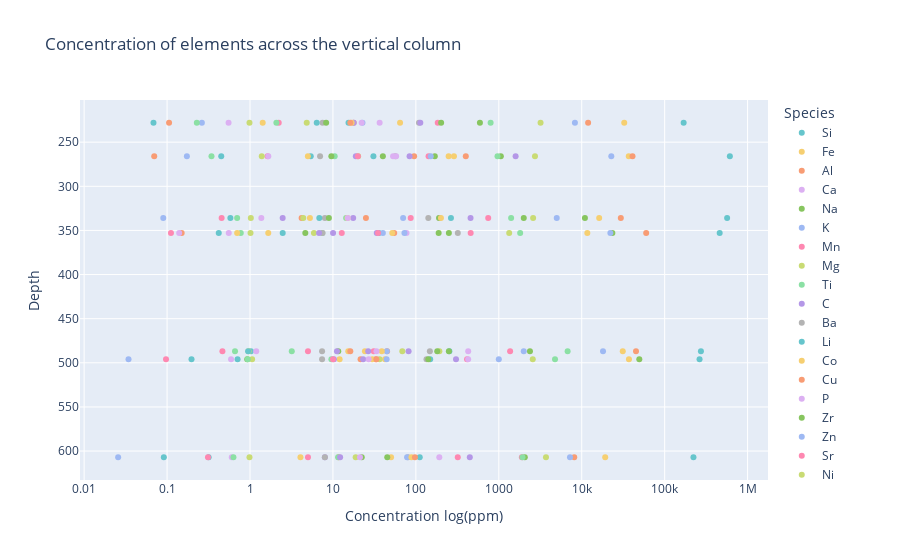

Write notebook code for a chart like this one.
### Markdown cell above
### Get complete depths

### Code cell
# ---------------------------------------------------------------------------- #
# Taxonomy abundances

taxonomy_abundances = pd.read_csv(
    os.path.join(
        "../data/micom/rio_tinto/amils_2023/",
        "taxonomy.csv"
    ),
    sep=","
)

# Drop species without abundance data
taxonomy_abundances = taxonomy_abundances.dropna(subset="id", axis=0)

# Create depth column
taxonomy_abundances["Depth"] = taxonomy_abundances["sample_id"]\
    .str.split("-").str[1]\
    .astype(int)


# ---------------------------------------------------------------------------- #
# Get medium for the depths specified in the abundance data

medium_df = medium_df[
    medium_df["Depth"].isin(taxonomy_abundances["Depth"].unique())
]

# Get most complete medium according to its species
depth_counts = medium_df\
    .groupby("Depth")\
    .count()\
    ["Species"]\
    .sort_values(ascending=False)

complete_depths = depth_counts[
    depth_counts == medium_df["Species"].nunique()
].index

# Get missing species at depth 468
medium_df_wide = pd.pivot(
    data=medium_df,
    index="Depth",
    columns="Species",
    values="Concentration (ppm)"
)

missing_species = medium_df_wide\
    .loc[depth_counts[depth_counts > 35].index]\
    .isnull()\
    .sum(axis=0)\
    .sort_values(ascending=False)

# Filter by complete depths
taxonomy_abundances = taxonomy_abundances[
    taxonomy_abundances["Depth"].isin(complete_depths)
].reset_index(drop=True)

medium_df = medium_df[
    medium_df["Depth"].isin(complete_depths)
].reset_index(drop=True)


medium_df.to_csv(
    "../data/medium.csv",
    index=False,
    header=True,
    sep=";"
)

fig = px.scatter(
    data_frame=medium_df,
    x="Concentration (ppm)",
    log_x=True,
    y="Depth",
    color="Species",
    color_discrete_sequence=px.colors.qualitative.Pastel,
    category_orders={"Species": elements_sorted},
    title="Concentration of elements across the vertical column"
)
fig.update_layout(xaxis_title="Concentration log(ppm)")
fig['layout']['yaxis']['autorange'] = "reversed"
fig.show("png")

### Figure 1 — Plotly figure (JSON) as saved in the notebook; plotly's stock layout.template omitted (floating-point values rounded to 4 significant figures)
{"data": [{"hovertemplate": "Species=Si<br>Concentration (ppm)=%{x}<br>Depth=%{y}<extra></extra>", "legendgroup": "Si", "marker": {"color": "rgb(102, 197, 204)", "symbol": "circle"}, "mode": "markers", "name": "Si", "orientation": "v", "showlegend": true, "type": "scatter", "x": [169400.0, 611000.0, 566300.0, 460600.0, 273600.0, 263400.0, 222500.0], "xaxis": "x", "y": [228, 266, 336, 353, 487, 496, 607], "yaxis": "y"}, {"hovertemplate": "Species=Fe<br>Concentration (ppm)=%{x}<br>Depth=%{y}<extra></extra>", "legendgroup": "Fe", "marker": {"color": "rgb(246, 207, 113)", "symbol": "circle"}, "mode": "markers", "name": "Fe", "orientation": "v", "showlegend": true, "type": "scatter", "x": [32540.0, 36920.0, 16240.0, 11680.0, 31240.0, 37110.0, 19190.0], "xaxis": "x", "y": [228, 266, 336, 353, 487, 496, 607], "yaxis": "y"}, {"hovertemplate": "Species=Al<br>Concentration (ppm)=%{x}<br>Depth=%{y}<extra></extra>", "legendgroup": "Al", "marker": {"color": "rgb(248, 156, 116)", "symbol": "circle"}, "mode": "markers", "name": "Al", "orientation": "v", "showlegend": true, "type": "scatter", "x": [11940.0, 40950.0, 29610.0, 59860.0, 45120.0, 0, 8119.0], "xaxis": "x", "y": [228, 266, 336, 353, 487, 496, 607], "yaxis": "y"}, {"hovertemplate": "Species=Ca<br>Concentration (ppm)=%{x}<br>Depth=%{y}<extra></extra>", "legendgroup": "Ca", "marker": {"color": "rgb(220, 176, 242)", "symbol": "circle"}, "mode": "markers", "name": "Ca", "orientation": "v", "showlegend": true, "type": "scatter", "x": [0, 0, 0, 0, 0, 0, 0], "xaxis": "x", "y": [228, 266, 336, 353, 487, 496, 607], "yaxis": "y"}, {"hovertemplate": "Species=Na<br>Concentration (ppm)=%{x}<br>Depth=%{y}<extra></extra>", "legendgroup": "Na", "marker": {"color": "rgb(135, 197, 95)", "symbol": "circle"}, "mode": "markers", "name": "Na", "orientation": "v", "showlegend": true, "type": "scatter", "x": [592.0, 1058.0, 10930.0, 23410.0, 2376.0, 49450.0, 2059.0], "xaxis": "x", "y": [228, 266, 336, 353, 487, 496, 607], "yaxis": "y"}, {"hovertemplate": "Species=K<br>Concentration (ppm)=%{x}<br>Depth=%{y}<extra></extra>", "legendgroup": "K", "marker": {"color": "rgb(158, 185, 243)", "symbol": "circle"}, "mode": "markers", "name": "K", "orientation": "v", "showlegend": true, "type": "scatter", "x": [8276.0, 22730.0, 4996.0, 22150.0, 18060.0, 0, 7217.0], "xaxis": "x", "y": [228, 266, 336, 353, 487, 496, 607], "yaxis": "y"}, {"hovertemplate": "Species=Mn<br>Concentration (ppm)=%{x}<br>Depth=%{y}<extra></extra>", "legendgroup": "Mn", "marker": {"color": "rgb(254, 136, 177)", "symbol": "circle"}, "mode": "markers", "name": "Mn", "orientation": "v", "showlegend": true, "type": "scatter", "x": [183.6, 142.3, 745.4, 457.9, 1369.0, 414.1, 1897.0], "xaxis": "x", "y": [228, 266, 336, 353, 487, 496, 607], "yaxis": "y"}, {"hovertemplate": "Species=Mg<br>Concentration (ppm)=%{x}<br>Depth=%{y}<extra></extra>", "legendgroup": "Mg", "marker": {"color": "rgb(201, 219, 116)", "symbol": "circle"}, "mode": "markers", "name": "Mg", "orientation": "v", "showlegend": true, "type": "scatter", "x": [3189.0, 2730.0, 2593.0, 1335.0, 192, 2567, 3705.0], "xaxis": "x", "y": [228, 266, 336, 353, 487, 496, 607], "yaxis": "y"}, {"hovertemplate": "Species=Ti<br>Concentration (ppm)=%{x}<br>Depth=%{y}<extra></extra>", "legendgroup": "Ti", "marker": {"color": "rgb(139, 224, 164)", "symbol": "circle"}, "mode": "markers", "name": "Ti", "orientation": "v", "showlegend": true, "type": "scatter", "x": [796.8, 964.6, 1408.0, 1810.0, 6761.0, 4762.0, 1931.0], "xaxis": "x", "y": [228, 266, 336, 353, 487, 496, 607], "yaxis": "y"}, {"hovertemplate": "Species=C<br>Concentration (ppm)=%{x}<br>Depth=%{y}<extra></extra>", "legendgroup": "C", "marker": {"color": "rgb(180, 151, 231)", "symbol": "circle"}, "mode": "markers", "name": "C", "orientation": "v", "showlegend": true, "type": "scatter", "x": [0, 1595.0, 456.4, 10.04, 81.71, 304.8, 446.9], "xaxis": "x", "y": [228, 266, 336, 353, 487, 496, 607], "yaxis": "y"}, {"hovertemplate": "Species=Ba<br>Concentration (ppm)=%{x}<br>Depth=%{y}<extra></extra>", "legendgroup": "Ba", "marker": {"color": "rgb(179, 179, 179)", "symbol": "circle"}, "mode": "markers", "name": "Ba", "orientation": "v", "showlegend": true, "type": "scatter", "x": [109.1, 56.49, 141.3, 320.4, 147.5, 134.4, 80.46], "xaxis": "x", "y": [228, 266, 336, 353, 487, 496, 607], "yaxis": "y"}, {"hovertemplate": "Species=Li<br>Concentration (ppm)=%{x}<br>Depth=%{y}<extra></extra>", "legendgroup": "Li", "marker": {"color": "rgb(102, 197, 204)", "symbol": "circle"}, "mode": "markers", "name": "Li", "orientation": "v", "showlegend": true, "type": "scatter", "x": [15.41, 30.78, 264.9, 35.88, 253.6, 148.8, 111.4], "xaxis": "x", "y": [228, 266, 336, 353, 487, 496, 607], "yaxis": "y"}, {"hovertemplate": "Species=Co<br>Concentration (ppm)=%{x}<br>Depth=%{y}<extra></extra>", "legendgroup": "Co", "marker": {"color": "rgb(246, 207, 113)", "symbol": "circle"}, "mode": "markers", "name": "Co", "orientation": "v", "showlegend": true, "type": "scatter", "x": [64.48, 248.5, 5.28, 1.66, 24.33, 42.42, 50.23], "xaxis": "x", "y": [228, 266, 336, 353, 487, 496, 607], "yaxis": "y"}, {"hovertemplate": "Species=Cu<br>Concentration (ppm)=%{x}<br>Depth=%{y}<extra></extra>", "legendgroup": "Cu", "marker": {"color": "rgb(248, 156, 116)", "symbol": "circle"}, "mode": "markers", "name": "Cu", "orientation": "v", "showlegend": true, "type": "scatter", "x": [17.79, 95.26, 4.19, 54.78, 44.95, 21.55, 11.72], "xaxis": "x", "y": [228, 266, 336, 353, 487, 496, 607], "yaxis": "y"}, {"hovertemplate": "Species=P<br>Concentration (ppm)=%{x}<br>Depth=%{y}<extra></extra>", "legendgroup": "P", "marker": {"color": "rgb(220, 176, 242)", "symbol": "circle"}, "mode": "markers", "name": "P", "orientation": "v", "showlegend": true, "type": "scatter", "x": [36.58, 57.82, 191.7, 77.13, 427.5, 426.9, 191.7], "xaxis": "x", "y": [228, 266, 336, 353, 487, 496, 607], "yaxis": "y"}, {"hovertemplate": "Species=Zr<br>Concentration (ppm)=%{x}<br>Depth=%{y}<extra></extra>", "legendgroup": "Zr", "marker": {"color": "rgb(135, 197, 95)", "symbol": "circle"}, "mode": "markers", "name": "Zr", "orientation": "v", "showlegend": true, "type": "scatter", "x": [201.7, 169.1, 190.4, 188.2, 180.9, 141.3, 45.2], "xaxis": "x", "y": [228, 266, 336, 353, 487, 496, 607], "yaxis": "y"}, {"hovertemplate": "Species=Zn<br>Concentration (ppm)=%{x}<br>Depth=%{y}<extra></extra>", "legendgroup": "Zn", "marker": {"color": "rgb(158, 185, 243)", "symbol": "circle"}, "mode": "markers", "name": "Zn", "orientation": "v", "showlegend": true, "type": "scatter", "x": [22.7, 151.2, 70.21, 72.82, 44.65, 44.4, 78.38], "xaxis": "x", "y": [228, 266, 336, 353, 487, 496, 607], "yaxis": "y"}, {"hovertemplate": "Species=Sr<br>Concentration (ppm)=%{x}<br>Depth=%{y}<extra></extra>", "legendgroup": "Sr", "marker": {"color": "rgb(254, 136, 177)", "symbol": "circle"}, "mode": "markers", "name": "Sr", "orientation": "v", "showlegend": true, "type": "scatter", "x": [2.22, 1.63, 86.68, 12.78, 31.02, 32.94, 320.1], "xaxis": "x", "y": [228, 266, 336, 353, 487, 496, 607], "yaxis": "y"}, {"hovertemplate": "Species=Ni<br>Concentration (ppm)=%{x}<br>Depth=%{y}<extra></extra>", "legendgroup": "Ni", "marker": {"color": "rgb(201, 219, 116)", "symbol": "circle"}, "mode": "markers", "name": "Ni", "orientation": "v", "showlegend": true, "type": "scatter", "x": [4.83, 20.12, 4.39, 5.9, 68.69, 36.48, 18.8], "xaxis": "x", "y": [228, 266, 336, 353, 487, 496, 607], "yaxis": "y"}, {"hovertemplate": "Species=Pb<br>Concentration (ppm)=%{x}<br>Depth=%{y}<extra></extra>", "legendgroup": "Pb", "marker": {"color": "rgb(139, 224, 164)", "symbol": "circle"}, "mode": "markers", "name": "Pb", "orientation": "v", "showlegend": true, "type": "scatter", "x": [2.08, 10.5, 14.42, 7.43, 3.19, 9.58, 11.55], "xaxis": "x", "y": [228, 266, 336, 353, 487, 496, 607], "yaxis": "y"}, {"hovertemplate": "Species=Ga<br>Concentration (ppm)=%{x}<br>Depth=%{y}<extra></extra>", "legendgroup": "Ga", "marker": {"color": "rgb(180, 151, 231)", "symbol": "circle"}, "mode": "markers", "name": "Ga", "orientation": "v", "showlegend": true, "type": "scatter", "x": [17.79, 18.88, 17.54, 33.77, 26.63, 23.11, 7.99], "xaxis": "x", "y": [228, 266, 336, 353, 487, 496, 607], "yaxis": "y"}, {"hovertemplate": "Species=pH<br>Concentration (ppm)=%{x}<br>Depth=%{y}<extra></extra>", "legendgroup": "pH", "marker": {"color": "rgb(179, 179, 179)", "symbol": "circle"}, "mode": "markers", "name": "pH", "orientation": "v", "showlegend": true, "type": "scatter", "x": [7.5, 7, 8, 7.5, 7.4, 7.4, 8], "xaxis": "x", "y": [228, 266, 336, 353, 487, 496, 607], "yaxis": "y"}, {"hovertemplate": "Species=Fluoride<br>Concentration (ppm)=%{x}<br>Depth=%{y}<extra></extra>", "legendgroup": "Fluoride", "marker": {"color": "rgb(102, 197, 204)", "symbol": "circle"}, "mode": "markers", "name": "Fluoride", "orientation": "v", "showlegend": true, "type": "scatter", "x": [6.379, 5.4, 6.85, 2.48, 1.026, 0.7086, 0.3171], "xaxis": "x", "y": [228, 266, 336, 353, 487, 496, 607], "yaxis": "y"}, {"hovertemplate": "Species=Acetate<br>Concentration (ppm)=%{x}<br>Depth=%{y}<extra></extra>", "legendgroup": "Acetate", "marker": {"color": "rgb(246, 207, 113)", "symbol": "circle"}, "mode": "markers", "name": "Acetate", "orientation": "v", "showlegend": true, "type": "scatter", "x": [1.423, 4.99, 200.6, 51.93, 38.81, 12.04, 4.06], "xaxis": "x", "y": [228, 266, 336, 353, 487, 496, 607], "yaxis": "y"}, {"hovertemplate": "Species=Propionate<br>Concentration (ppm)=%{x}<br>Depth=%{y}<extra></extra>", "legendgroup": "Propionate", "marker": {"color": "rgb(248, 156, 116)", "symbol": "circle"}, "mode": "markers", "name": "Propionate", "orientation": "v", "showlegend": true, "type": "scatter", "x": [0.1057, 0.07, 0, 0, 0, 0, 0], "xaxis": "x", "y": [228, 266, 336, 353, 487, 496, 607], "yaxis": "y"}, {"hovertemplate": "Species=Formate<br>Concentration (ppm)=%{x}<br>Depth=%{y}<extra></extra>", "legendgroup": "Formate", "marker": {"color": "rgb(220, 176, 242)", "symbol": "circle"}, "mode": "markers", "name": "Formate", "orientation": "v", "showlegend": true, "type": "scatter", "x": [0.5514, 1.663, 1.37, 0.5543, 1.189, 0.5914, 0.6029], "xaxis": "x", "y": [228, 266, 336, 353, 487, 496, 607], "yaxis": "y"}, {"hovertemplate": "Species=Chlorine<br>Concentration (ppm)=%{x}<br>Depth=%{y}<extra></extra>", "legendgroup": "Chlorine", "marker": {"color": "rgb(135, 197, 95)", "symbol": "circle"}, "mode": "markers", "name": "Chlorine", "orientation": "v", "showlegend": true, "type": "scatter", "x": [8.283, 9.57, 8.94, 4.646, 11.6, 0.9257, 22.26], "xaxis": "x", "y": [228, 266, 336, 353, 487, 496, 607], "yaxis": "y"}, {"hovertemplate": "Species=Nitrites<br>Concentration (ppm)=%{x}<br>Depth=%{y}<extra></extra>", "legendgroup": "Nitrites", "marker": {"color": "rgb(158, 185, 243)", "symbol": "circle"}, "mode": "markers", "name": "Nitrites", "orientation": "v", "showlegend": true, "type": "scatter", "x": [0.2629, 0.1733, 0.09, 0, 0, 0.03429, 0.02571], "xaxis": "x", "y": [228, 266, 336, 353, 487, 496, 607], "yaxis": "y"}, {"hovertemplate": "Species=Bromine<br>Concentration (ppm)=%{x}<br>Depth=%{y}<extra></extra>", "legendgroup": "Bromine", "marker": {"color": "rgb(254, 136, 177)", "symbol": "circle"}, "mode": "markers", "name": "Bromine", "orientation": "v", "showlegend": true, "type": "scatter", "x": [0, 0, 0.455, 0.1114, 0.465, 0.09714, 0.3114], "xaxis": "x", "y": [228, 266, 336, 353, 487, 496, 607], "yaxis": "y"}, {"hovertemplate": "Species=Nitrate<br>Concentration (ppm)=%{x}<br>Depth=%{y}<extra></extra>", "legendgroup": "Nitrate", "marker": {"color": "rgb(201, 219, 116)", "symbol": "circle"}, "mode": "markers", "name": "Nitrate", "orientation": "v", "showlegend": true, "type": "scatter", "x": [0.9857, 1.387, 1.023, 1.014, 0.96, 1.06, 0.9857], "xaxis": "x", "y": [228, 266, 336, 353, 487, 496, 607], "yaxis": "y"}, {"hovertemplate": "Species=Phosphate<br>Concentration (ppm)=%{x}<br>Depth=%{y}<extra></extra>", "legendgroup": "Phosphate", "marker": {"color": "rgb(139, 224, 164)", "symbol": "circle"}, "mode": "markers", "name": "Phosphate", "orientation": "v", "showlegend": true, "type": "scatter", "x": [0.2286, 0.3433, 0.7, 0.7743, 0.66, 0.94, 0.6314], "xaxis": "x", "y": [228, 266, 336, 353, 487, 496, 607], "yaxis": "y"}, {"hovertemplate": "Species=Sulphate<br>Concentration (ppm)=%{x}<br>Depth=%{y}<extra></extra>", "legendgroup": "Sulphate", "marker": {"color": "rgb(180, 151, 231)", "symbol": "circle"}, "mode": "markers", "name": "Sulphate", "orientation": "v", "showlegend": true, "type": "scatter", "x": [113.2, 84, 2.477, 6.809, 11.18, 10.27, 12.21], "xaxis": "x", "y": [228, 266, 336, 353, 487, 496, 607], "yaxis": "y"}, {"hovertemplate": "Species=Tartrate<br>Concentration (ppm)=%{x}<br>Depth=%{y}<extra></extra>", "legendgroup": "Tartrate", "marker": {"color": "rgb(179, 179, 179)", "symbol": "circle"}, "mode": "markers", "name": "Tartrate", "orientation": "v", "showlegend": true, "type": "scatter", "x": [0, 0, 0, 0, 0, 0, 0], "xaxis": "x", "y": [228, 266, 336, 353, 487, 496, 607], "yaxis": "y"}, {"hovertemplate": "Species=Oxalate<br>Concentration (ppm)=%{x}<br>Depth=%{y}<extra></extra>", "legendgroup": "Oxalate", "marker": {"color": "rgb(102, 197, 204)", "symbol": "circle"}, "mode": "markers", "name": "Oxalate", "orientation": "v", "showlegend": true, "type": "scatter", "x": [0.06857, 0.45, 0.58, 0.42, 0.9486, 0.1971, 0.09143], "xaxis": "x", "y": [228, 266, 336, 353, 487, 496, 607], "yaxis": "y"}, {"hovertemplate": "Species=Fe2+<br>Concentration (ppm)=%{x}<br>Depth=%{y}<extra></extra>", "legendgroup": "Fe2+", "marker": {"color": "rgb(246, 207, 113)", "symbol": "circle"}, "mode": "markers", "name": "Fe2+", "orientation": "v", "showlegend": true, "type": "scatter", "x": [16.8, 288, 15, 0.7, 15.3, 29.8, 88.5], "xaxis": "x", "y": [228, 266, 336, 353, 487, 496, 607], "yaxis": "y"}, {"hovertemplate": "Species=Fe3+<br>Concentration (ppm)=%{x}<br>Depth=%{y}<extra></extra>", "legendgroup": "Fe3+", "marker": {"color": "rgb(248, 156, 116)", "symbol": "circle"}, "mode": "markers", "name": "Fe3+", "orientation": "v", "showlegend": true, "type": "scatter", "x": [16.2, 400, 25, 0.15, 16.2, 33.4, 97.5], "xaxis": "x", "y": [228, 266, 336, 353, 487, 496, 607], "yaxis": "y"}, {"hovertemplate": "Species=NH4+<br>Concentration (ppm)=%{x}<br>Depth=%{y}<extra></extra>", "legendgroup": "NH4+", "marker": {"color": "rgb(220, 176, 242)", "symbol": "circle"}, "mode": "markers", "name": "NH4+", "orientation": "v", "showlegend": true, "type": "scatter", "x": [22.2, 53.1, 15.1, 0.14, 33.5, 27, 21.2], "xaxis": "x", "y": [228, 266, 336, 353, 487, 496, 607], "yaxis": "y"}, {"hovertemplate": "Species=H2<br>Concentration (ppm)=%{x}<br>Depth=%{y}<extra></extra>", "legendgroup": "H2", "marker": {"color": "rgb(135, 197, 95)", "symbol": "circle"}, "mode": "markers", "name": "H2", "orientation": "v", "showlegend": true, "type": "scatter", "x": [0, 40, 2000, 250, 250, 0, 0], "xaxis": "x", "y": [228, 266, 336, 353, 487, 496, 607], "yaxis": "y"}, {"hovertemplate": "Species=CO2<br>Concentration (ppm)=%{x}<br>Depth=%{y}<extra></extra>", "legendgroup": "CO2", "marker": {"color": "rgb(158, 185, 243)", "symbol": "circle"}, "mode": "markers", "name": "CO2", "orientation": "v", "showlegend": true, "type": "scatter", "x": [0, 0, 0, 40, 2000, 1000, 0], "xaxis": "x", "y": [228, 266, 336, 353, 487, 496, 607], "yaxis": "y"}, {"hovertemplate": "Species=CH4<br>Concentration (ppm)=%{x}<br>Depth=%{y}<extra></extra>", "legendgroup": "CH4", "marker": {"color": "rgb(254, 136, 177)", "symbol": "circle"}, "mode": "markers", "name": "CH4", "orientation": "v", "showlegend": true, "type": "scatter", "x": [0, 20, 0, 35, 5, 10, 5], "xaxis": "x", "y": [228, 266, 336, 353, 487, 496, 607], "yaxis": "y"}], "layout": {"legend": {"title": {"text": "Species"}, "tracegroupgap": 0}, "title": {"text": "Concentration of elements across the vertical column"}, "xaxis": {"anchor": "y", "domain": [0, 1], "title": {"text": "Concentration log(ppm)"}, "type": "log"}, "yaxis": {"anchor": "x", "autorange": "reversed", "domain": [0, 1], "title": {"text": "Depth"}}}}
